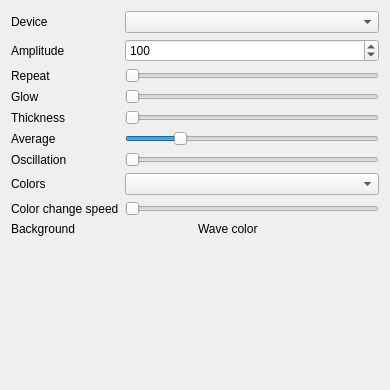
<?xml version="1.0" encoding="UTF-8"?>
<ui version="4.0">
 <class>AudioSine</class>
 <widget class="QWidget" name="AudioSine">
  <property name="geometry">
   <rect>
    <x>0</x>
    <y>0</y>
    <width>390</width>
    <height>390</height>
   </rect>
  </property>
  <property name="windowTitle">
   <string>Form</string>
  </property>
  <layout class="QGridLayout" name="gridLayout">
   <item row="6" column="0">
    <widget class="QLabel" name="label_6">
     <property name="text">
      <string>Oscillation</string>
     </property>
    </widget>
   </item>
   <item row="1" column="1">
    <widget class="QSpinBox" name="amplitude">
     <property name="maximum">
      <number>10000000</number>
     </property>
     <property name="value">
      <number>100</number>
     </property>
    </widget>
   </item>
   <item row="3" column="0">
    <widget class="QLabel" name="label_3">
     <property name="text">
      <string>Glow</string>
     </property>
    </widget>
   </item>
   <item row="0" column="1">
    <widget class="QComboBox" name="devices">
     <property name="sizePolicy">
      <sizepolicy hsizetype="Ignored" vsizetype="Fixed">
       <horstretch>0</horstretch>
       <verstretch>0</verstretch>
      </sizepolicy>
     </property>
    </widget>
   </item>
   <item row="8" column="1">
    <widget class="QTooltipedSlider" name="color_change_speed">
     <property name="maximum">
      <number>100</number>
     </property>
     <property name="orientation">
      <enum>Qt::Horizontal</enum>
     </property>
    </widget>
   </item>
   <item row="8" column="0">
    <widget class="QLabel" name="label_7">
     <property name="text">
      <string>Color change speed</string>
     </property>
    </widget>
   </item>
   <item row="5" column="0">
    <widget class="QLabel" name="label_5">
     <property name="text">
      <string>Average</string>
     </property>
    </widget>
   </item>
   <item row="9" column="0" colspan="2">
    <layout class="QGridLayout" name="gridLayout_2">
     <item row="2" column="0">
      <widget class="QLabel" name="label_8">
       <property name="text">
        <string>Background</string>
       </property>
      </widget>
     </item>
     <item row="2" column="2">
      <widget class="QLabel" name="label_9">
       <property name="text">
        <string>Wave color</string>
       </property>
      </widget>
     </item>
     <item row="2" column="1">
      <widget class="ColorPicker" name="background" native="true"/>
     </item>
     <item row="2" column="3">
      <widget class="ColorPicker" name="wave_color" native="true"/>
     </item>
    </layout>
   </item>
   <item row="4" column="0">
    <widget class="QLabel" name="label_4">
     <property name="text">
      <string>Thickness</string>
     </property>
    </widget>
   </item>
   <item row="6" column="1">
    <widget class="QTooltipedSlider" name="oscillation">
     <property name="minimum">
      <number>0</number>
     </property>
     <property name="maximum">
      <number>100</number>
     </property>
     <property name="orientation">
      <enum>Qt::Horizontal</enum>
     </property>
    </widget>
   </item>
   <item row="0" column="0">
    <widget class="QLabel" name="label_11">
     <property name="text">
      <string>Device</string>
     </property>
    </widget>
   </item>
   <item row="7" column="0">
    <widget class="QLabel" name="label_10">
     <property name="text">
      <string>Colors</string>
     </property>
    </widget>
   </item>
   <item row="7" column="1">
    <widget class="QComboBox" name="color_mode"/>
   </item>
   <item row="3" column="1">
    <widget class="QTooltipedSlider" name="glow">
     <property name="minimum">
      <number>1</number>
     </property>
     <property name="maximum">
      <number>100</number>
     </property>
     <property name="orientation">
      <enum>Qt::Horizontal</enum>
     </property>
    </widget>
   </item>
   <item row="5" column="1">
    <widget class="QTooltipedSlider" name="average">
     <property name="minimum">
      <number>8</number>
     </property>
     <property name="maximum">
      <number>128</number>
     </property>
     <property name="singleStep">
      <number>8</number>
     </property>
     <property name="value">
      <number>32</number>
     </property>
     <property name="orientation">
      <enum>Qt::Horizontal</enum>
     </property>
    </widget>
   </item>
   <item row="4" column="1">
    <widget class="QTooltipedSlider" name="thickness">
     <property name="minimum">
      <number>0</number>
     </property>
     <property name="maximum">
      <number>100</number>
     </property>
     <property name="value">
      <number>0</number>
     </property>
     <property name="orientation">
      <enum>Qt::Horizontal</enum>
     </property>
    </widget>
   </item>
   <item row="1" column="0">
    <widget class="QLabel" name="label">
     <property name="text">
      <string>Amplitude</string>
     </property>
    </widget>
   </item>
   <item row="2" column="1">
    <widget class="QTooltipedSlider" name="repeat">
     <property name="minimum">
      <number>1</number>
     </property>
     <property name="maximum">
      <number>40</number>
     </property>
     <property name="orientation">
      <enum>Qt::Horizontal</enum>
     </property>
    </widget>
   </item>
   <item row="2" column="0">
    <widget class="QLabel" name="label_2">
     <property name="text">
      <string>Repeat</string>
     </property>
    </widget>
   </item>
   <item row="10" column="0" colspan="2">
    <spacer name="verticalSpacer">
     <property name="orientation">
      <enum>Qt::Vertical</enum>
     </property>
     <property name="sizeHint" stdset="0">
      <size>
       <width>20</width>
       <height>40</height>
      </size>
     </property>
    </spacer>
   </item>
  </layout>
 </widget>
 <customwidgets>
  <customwidget>
   <class>QTooltipedSlider</class>
   <extends>QSlider</extends>
   <header location="global">QTooltipedSlider.h</header>
  </customwidget>
  <customwidget>
   <class>ColorPicker</class>
   <extends>QWidget</extends>
   <header>ColorPicker.h</header>
   <container>1</container>
  </customwidget>
 </customwidgets>
 <resources/>
 <connections/>
</ui>
